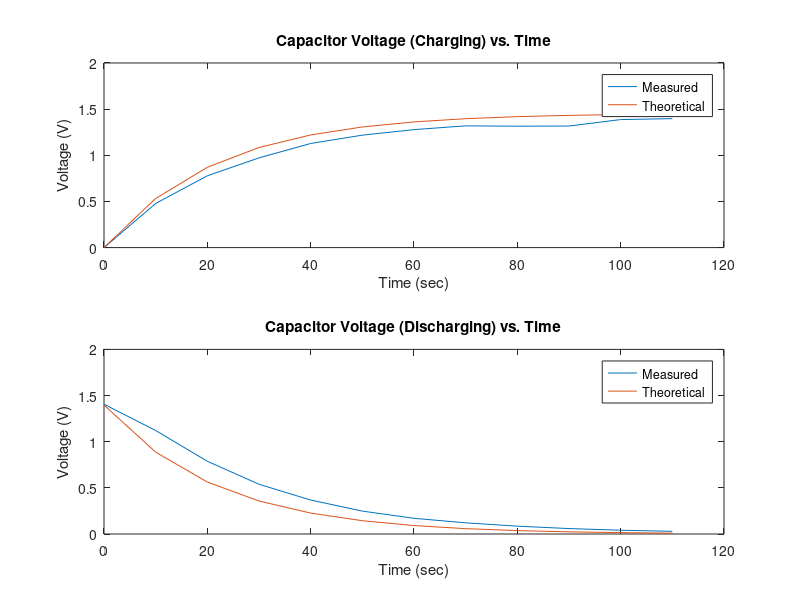

Write MATLAB code to recreate this figure.
% Coleman Lyski
%
% September 27, 2016
%
% Foundations - Electricity
t=0:10:110
cc=[0 .478 .778 .972 1.128 1.218 1.278 1.319 1.315 1.317 1.387 1.397]
cd=[1.406 1.121 .788 .539 .368 .248 .170 .121 .085 .059 .041 .029]
vcap=1.457*(1-exp((-t)/22))
vdis=1.397*exp(-t/22)
figure(1)
clf
subplot(2,1,1)
plot(t,cc,t,vcap)
xlabel('Time (sec)')
ylabel('Voltage (V)')
title('Capacitor Voltage (Charging) vs. Time')
legend('Measured','Theoretical','location','best')
subplot(2,1,2)
plot(t,cd,t,vdis)
xlabel('Time (sec)')
ylabel('Voltage (V)')
title('Capacitor Voltage (Discharging) vs. Time')
legend('Measured','Theoretical','location','best')
